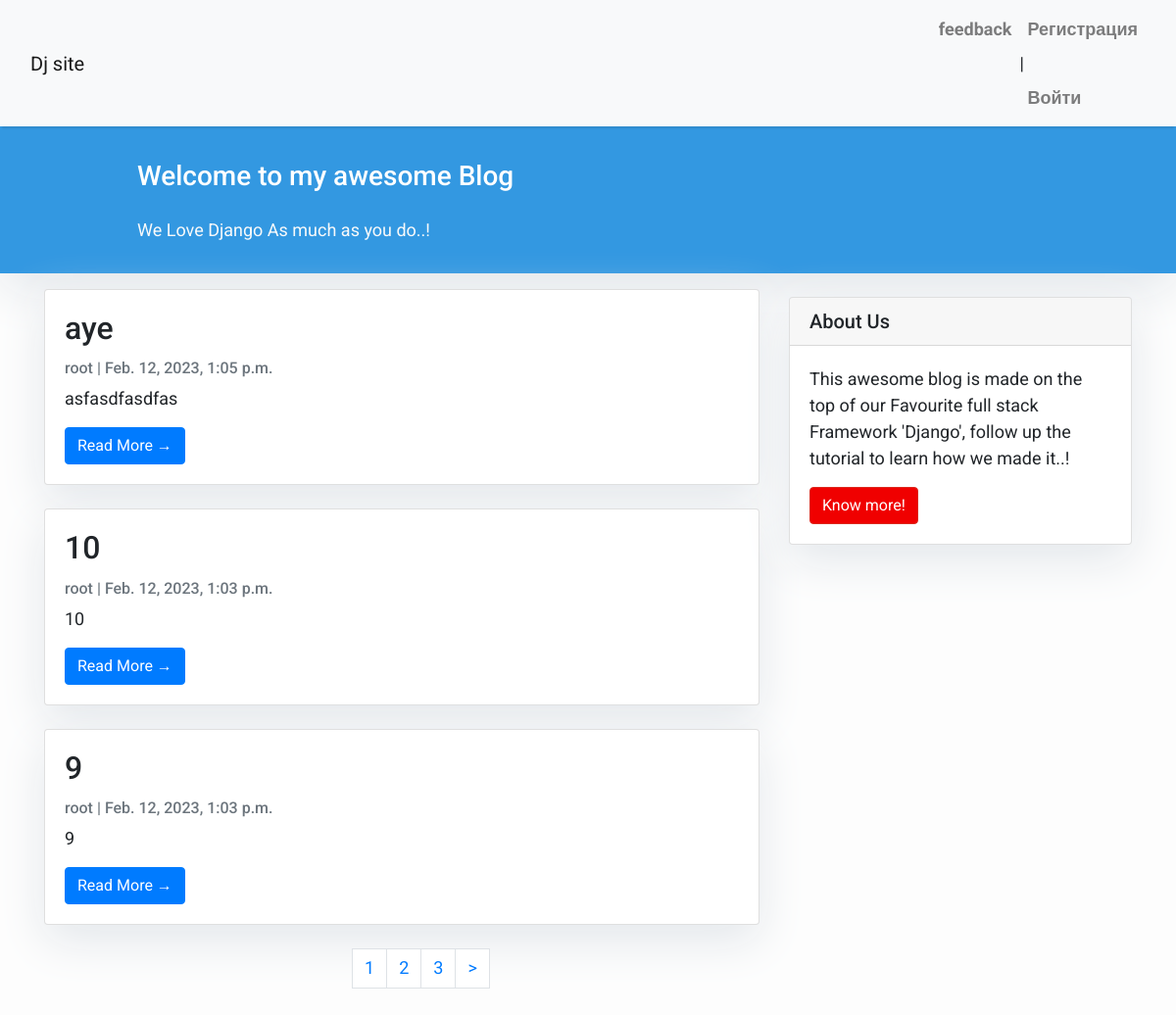
The app's page /, older data.
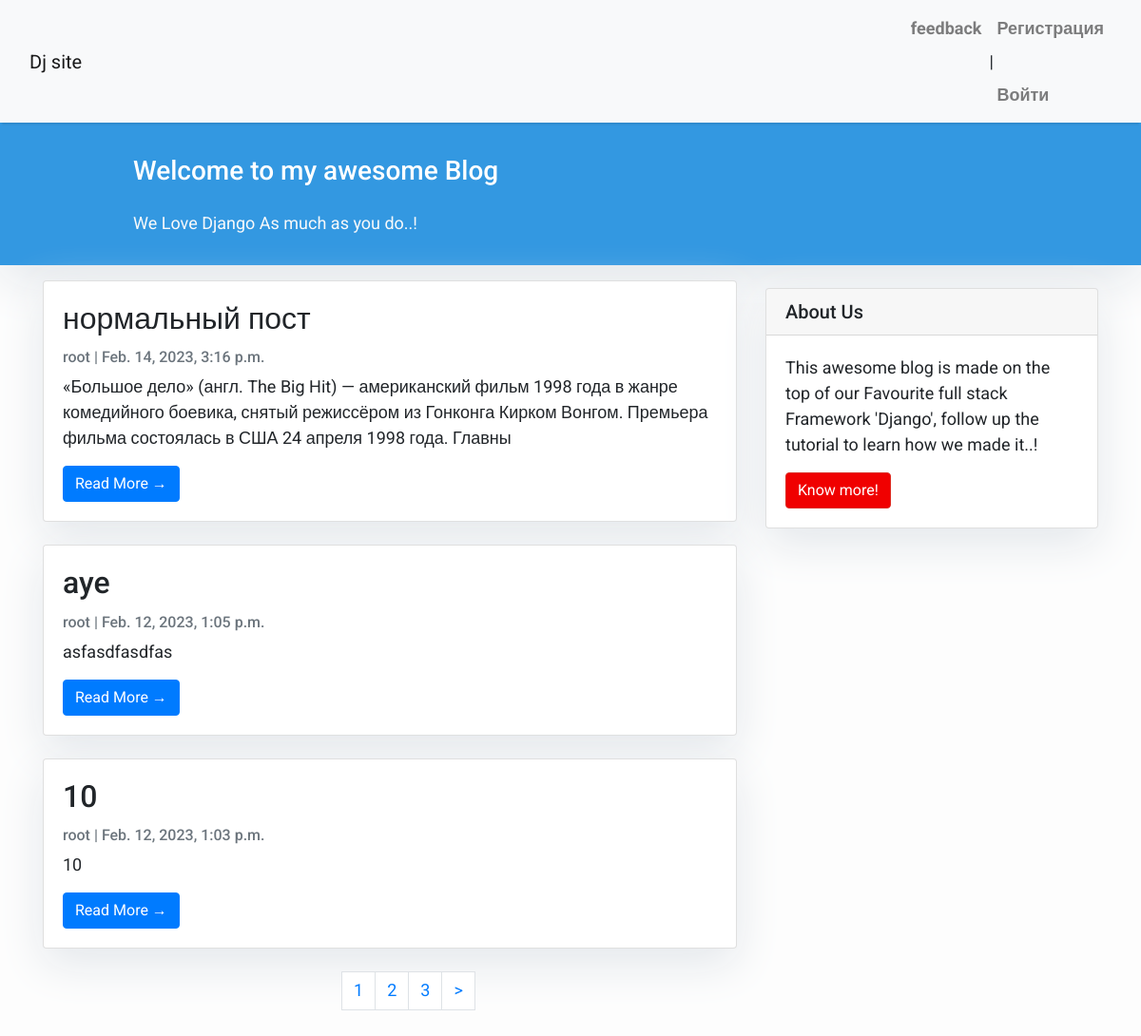
The same page, newer data.
### blog/models.py (models this page shows, shortened)
class Post(models.Model):
    title = models.CharField(max_length=200, unique=True)
    slug = models.SlugField(max_length=200, unique=True)
    author = models.ForeignKey(
        User, on_delete=models.CASCADE, related_name="blog_posts"
    )
    updated_on = models.DateTimeField(auto_now=True)
    content = models.TextField()
    created_on = models.DateTimeField(auto_now_add=True)
    status = models.IntegerField(choices=STATUS, default=0)
    class Meta:
        ordering = ["-created_on"]

### blog/views.py (the view)
# urls.py: path('',views.PostList.as_view(), name='home'),
class PostList(generic.ListView):
    queryset = Post.objects.filter(status=1).order_by('-created_on')
    template_name = 'index.html'
    paginate_by = 3

### blog/templates/index.html (shortened to what this page needs)
{% extends "base.html" %}
{% block content %}
<header class="masthead">
    <div class="container">
        <div class="row">
            <div class=" col-md-8 col-md-10 mx-auto">
                <div class="site-heading">
                    <h3 class=" site-heading my-4 mt-3 text-white"> Welcome to my awesome Blog </h3>
                    <p class="text-light">We Love Django As much as you do..! &nbsp
                    </p>
                </div>
            </div>
        </div>
    </div>
</header>
<div class="container">
    <div class="row">
        <div class="col-md-8 mt-3 left">
            {% for post in post_list %}
            <div class="card mb-4">
                <div class="card-body">
                    <h2 class="card-title">{{ post.title }}</h2>
                    <p class="card-text text-muted h6">{{ post.author }} | {{ post.created_on}} </p>
                    <p class="card-text">{{post.content|slice:":200" }}</p>
                    <a href="{% url 'post_detail' post.slug  %}" class="btn btn-primary">Read More &rarr;</a>
                </div>
            </div>
            {% endfor %}
            {% if page_obj.has_other_pages %}
<nav class="list-pages">
    <ul><nav aria-label="Page navigation conatiner"></nav>
  <ul class="pagination justify-content-center">
        {% for p in paginator.page_range %}
		{% if page_obj.number == p %}
        <li class="page-link">{{ p }}</li>
		{% elif p >= page_obj.number|add:-2 and p <= page_obj.number|add:2  %}
        <li class="page-link">
            <a href="?page={{ p }}">{{ p }}</a>
        </li>
		{% endif %}
        {% endfor %}
{% if page_obj.has_next %}
<li class="page-link">
	<a href="?page={{ page_obj.next_page_number }}">&gt;</a>
</li>
{% endif %}
    </ul>
</nav>
{% endif %}
        </div>
        {% block sidebar %} {% include 'sidebar.html' %} {% endblock sidebar %}
    </div>
</div>
{%endblock%}

### blog/templates/base.html (shortened to what this page needs)
{% load static %}
<!DOCTYPE html>
<html>
<head>
        <link rel="stylesheet" href="https://maxcdn.bootstrapcdn.com/bootstrap/4.0.0/css/bootstrap.min.css"
 />
    </head>
    <body>
        <nav class="navbar navbar-expand-lg navbar-light bg-light shadow" id="mainNav">
            <div class="container-fluid">
                <a class="navbar-brand" href="{% url 'home' %}">Dj site</a>
                <div class="collapse navbar-collapse" id="navbarResponsive">
                    <ul class="navbar-nav ml-auto">
                        <li class="nav-item text-black">
                            <a class="nav-link text-black font-weight-bold" href="{% url 'feedback' %}">feedback</a>
                        </li>
                        {% if request.user.is_authenticated %}
				<li class="nav-item text-black"> {{user.username}} | <a class="nav-link text-black font-weight-bold" href="{% url 'logout' %}">Выйти</a></li>
				{% else %}
				<li class="nav-item text-black"><a class="nav-link text-black font-weight-bold" href="{% url 'register' %}">Регистрация</a> | <a class="nav-link text-black font-weight-bold" href="{% url 'login' %}">Войти</a></li>
				{% endif %}
                    </ul>
                </div>
            </div>
        </nav>
        {% block content %}{% endblock content %}
        <footer class="py-3 bg-grey">
        </footer>
    </body>
</html>

### blog/templates/sidebar.html (shortened to what this page needs)
{% block sidebar %}
<div class="col-md-4 float-right ">
<div class="card my-4">
        <h5 class="card-header">About Us</h5>
    <div class="card-body">
        <p class="card-text"> This awesome blog is made on the top of our Favourite full stack Framework 'Django', follow up the tutorial to learn how we made it..!</p>
        <a href="https://djangocentral.com/building-a-blog-application-with-django"
           class="btn btn-danger">Know more!</a>
    </div>
</div>
</div>
{% endblock sidebar %}

### blog/templates/base.html (style rules this page uses)
body { font-family: "Roboto", sans-serif; font-size: 17px; background-color: #fdfdfd; }
.shadow { box-shadow: 0 4px 2px -2px rgba(0, 0, 0, 0.1); }
.btn-danger { color: #fff; background-color: #f00000; border-color: #dc281e; }
.masthead { background: #3398E1; height: auto; padding-bottom: 15px; box-shadow: 0 16px 48px #E3E7EB; padding-top: 10px; }

### blog/templates/index.html (style rules this page uses)
body { font-family: "Roboto", sans-serif; font-size: 18px; background-color: #fdfdfd; }
.card { box-shadow: 0 16px 48px #E3E7EB; }

### blog/templates/sidebar.html (style rules this page uses)
.card { box-shadow: 0 16px 48px #E3E7EB; }

Row changes from the older to the newer data that the page shows:
no longer on this page (row unchanged): Post: title "9", author "root", created_on "Feb. 12, 2023, 1:03 p.m.", content "9"
added Post: title "нормальный пост", author "root", created_on "Feb. 14, 2023, 3:16 p.m.", content "«Большое дело» (англ. The Big Hit) — американский фильм 1998 года в жанре комедийного боевика, снятый режиссёром из Гонконга Кирком Вонгом. Премьера фильма состоялась в США 24 апреля 1998 года. Главны"
